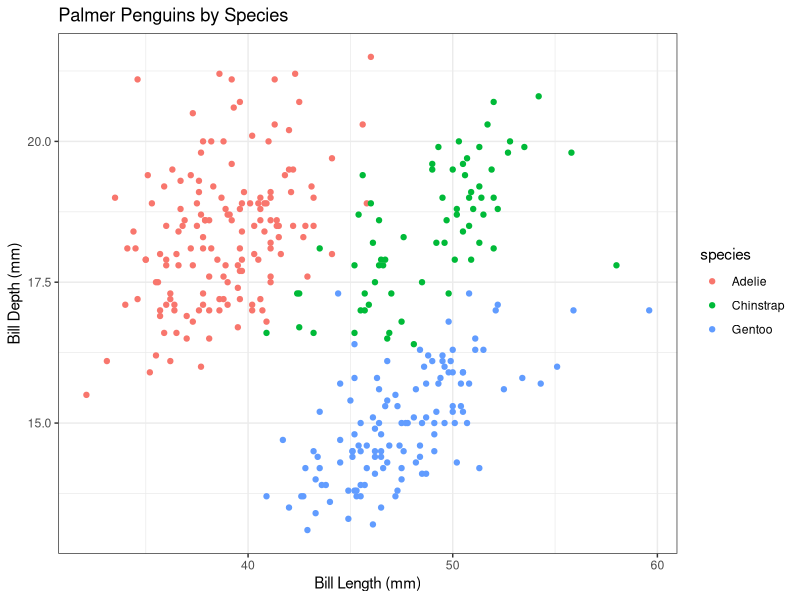

Here is the R script that generated this plot:
library(palmerpenguins)
library(ggplot2)

ggplot(penguins, aes(x = bill_length_mm, y=bill_depth_mm, color=species)) +
  geom_point() +
  xlab("Bill Length (mm)") + ylab("Bill Depth (mm)") +
  theme_bw() +
  ggtitle("Palmer Penguins by Species")

mean(penguins$bill_depth_mm, na.rm = TRUE)
sd(penguins$bill_depth_mm, na.rm = TRUE)
